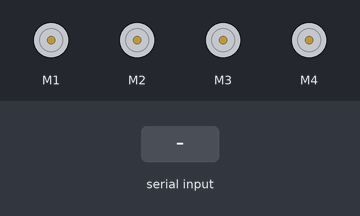
Recording of a sketch running on a simulated Arduino Uno, built with avr-gcc and run on an emulated ATmega328P. Parts: 4 × DC motor (green arrow = forward, orange = backward, longer = faster). Inputs (shaded band) come from the test bench.

Above: at 1.2 s.
1.3 s: "F,45\n" received over the second serial link
At 2.1 s:
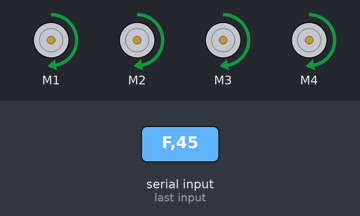
3.8 s: "R" received over the second serial link
At 4.3 s:
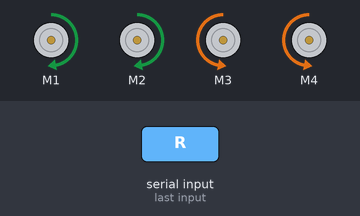
6.2 s: "B,45\n" received over the second serial link
At 7.0 s:
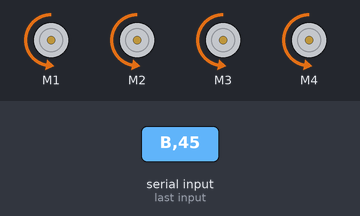
8.7 s: "L,45\n" received over the second serial link
At 9.3 s:
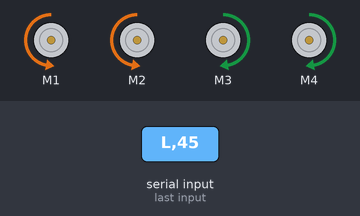
Timing chart, 0 to 11.7 s (numbered marks = the images above; inputs shaded):
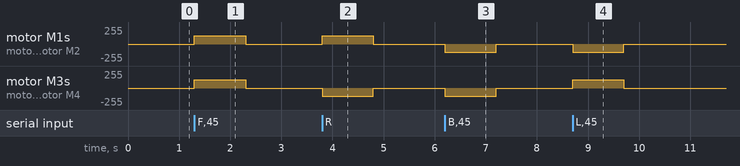

The sketch:

emotion_uno_firmware.ino
```cpp
#include <AFMotor.h>
#include <SoftwareSerial.h>
SoftwareSerial bt(A0,A1);
AF_DCMotor m1(1),m2(2),m3(3),m4(4);
unsigned long last=0, stopped=0; char dir='S'; byte pwm=0;
void speedSet(byte s){pwm=s;m1.setSpeed(s);m2.setSpeed(s);m3.setSpeed(s);m4.setSpeed(s);}
void stopAll(){m1.run(RELEASE);m2.run(RELEASE);m3.run(RELEASE);m4.run(RELEASE);if(dir!='S')stopped=millis();dir='S';}
void setup(){bt.begin(9600);stopAll();speedSet(0);}
void loop(){while(bt.available()){char c=bt.read();if(c=='S'){stopAll();}else if(c>='0'&&c<='9'){speedSet((c-'0')*255/10);}else if(c=='q'){speedSet(255);}else if(c=='F'||c=='B'||c=='L'||c=='R'){if(dir!=c&&dir!='S'){stopAll();continue;}if(dir=='S'&&millis()-stopped<150)continue;last=millis();if(dir!=c){m1.run(c=='F'||c=='R'?FORWARD:BACKWARD);m2.run(c=='F'||c=='R'?FORWARD:BACKWARD);m3.run(c=='F'||c=='L'?FORWARD:BACKWARD);m4.run(c=='F'||c=='L'?FORWARD:BACKWARD);dir=c;}}}if(dir!='S'&&millis()-last>=1000)stopAll();}
```

Measured:
- after the input at 1.3 s, motor M1–4: stopped → forward 127/255 at once, → stopped 1.0 s later
- after the input at 3.8 s, motor M1, motor M2: stopped → forward 127/255 at once, → stopped 1.0 s later; motor M3, motor M4: stopped → backward 127/255 at once, → stopped 1.0 s later
- after the input at 6.2 s, motor M1–4: stopped → backward 127/255 at once, → stopped 1.0 s later
- after the input at 8.7 s, motor M1, motor M2: stopped → backward 127/255 at once, → stopped 1.0 s later; motor M3, motor M4: stopped → forward 127/255 at once, → stopped 1.0 s later
